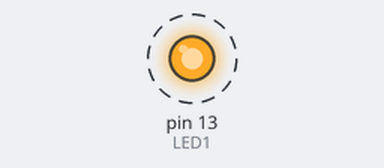
Recording of a sketch running on a simulated Arduino Uno, built with avr-gcc and run on an emulated ATmega328P. Parts: output pins drawn as LEDs (lit = HIGH). Dashed ring = blinking.

Above: at 0.5 s.
Timing chart, 0 to 4.6 s (numbered marks = the images above):
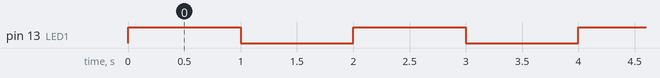

Measured:
- by itself, pin 13 (LED1): alternates HIGH for 1.0 s and LOW for 1.0 s

The sketch:

LEDTest.ino
```cpp
int LED1 = 13; // Number where the pin will be connected to the arduino
int delayTime = 1000; // milliseconds
void setup() {
  // Initialize pin 13 as an output
  pinMode(LED1, OUTPUT);
}

void loop() {
  // Turn the LED on
  digitalWrite(LED1, HIGH);
  delay(delayTime); // Wait for 1 second (1000 milliseconds)

  // Turn the LED off
  digitalWrite(LED1, LOW);
  delay(delayTime); // Wait for 1 second
}
```
